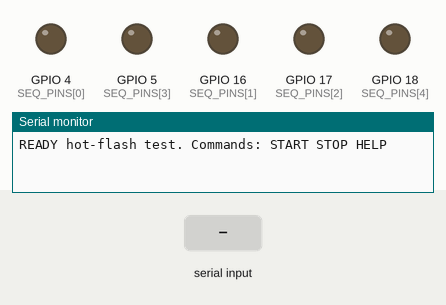
Bench run of a sketch on a simulated ESP32-S3. On the bench: output pins drawn as LEDs (lit = HIGH), the last lines printed to the serial monitor. The test bench sets the inputs (shaded band).

Above: at 1.2 s.
1.3 s: "START\n" received over Serial
At 1.7 s:
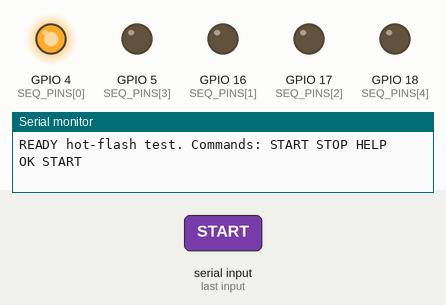
At 2.6 s:
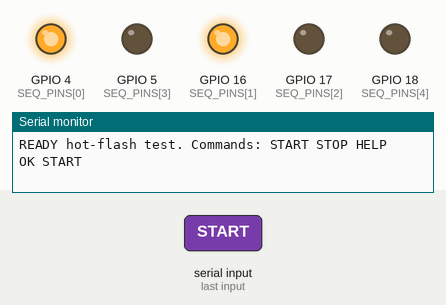
4.3 s: "STOP\n" received over Serial
At 5.2 s:
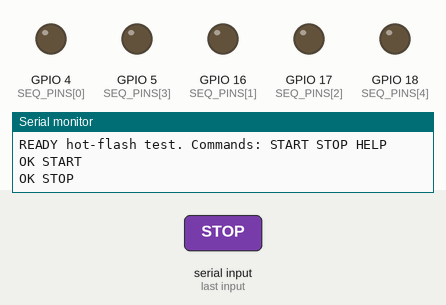
Timing chart, 0 to 7.3 s (numbered marks = the images above; inputs shaded):
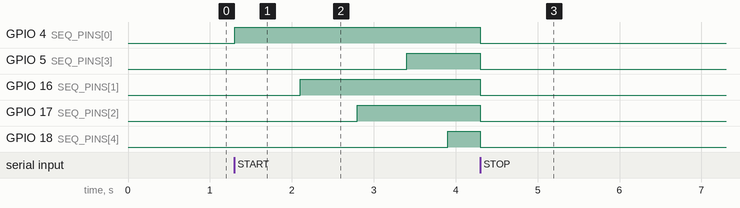

The sketch:

hotflash.ino
```cpp
// hotflash.ino
// ESP32 test task: USB serial commands, timed "hot flash" LED sequence,
// immediate STOP, and an automatic safety cutoff.
//
// PROTOCOL (plain text, one command per line, case-insensitive, 115200 baud)
//   START   start (or restart) the hot-flash sequence
//   STOP    stop the sequence immediately; LEDs off
//   HELP    list commands
//
// Messages sent by the ESP32:
//   READY ...           after boot
//   OK START / OK STOP  command accepted
//   DONE                sequence finished
//   CUTOFF ...          safety cutoff: no command for CUTOFF_MS, the channel is closed
//   ERR ...             unknown or malformed command
//
// SAFETY CUTOFF
//   The "channel" is the link to the PC. Every valid command keeps it open. If no
//   command arrives for CUTOFF_MS (10 s), the ESP32 closes the channel by itself:
//   it stops the sequence, switches all LEDs off and sends CUTOFF. This needs no
//   PC, so it also covers a closed client or a broken connection.
//
// WIRING: each LED pin -> 220 ohm resistor -> LED anode, LED cathode -> GND.
// Pins below suit a classic ESP32 DevKit. For ESP32-S3/C3 boards pick free
// GPIOs, and on native-USB boards enable "USB CDC On Boot" in the Arduino IDE.

const uint8_t SEQ_PINS[]  = {4, 16, 17, 5, 18};  // LED 0..4 = rising intensity
const uint8_t NUM_SEQ     = sizeof(SEQ_PINS);
const unsigned long CUTOFF_MS = 10000;

// ---- The hot-flash sequence -------------------------------------------------
// Each step: time (ms from start), LED index, on/off.
// Build-up: LEDs turn on with shrinking gaps (the flash accelerates).
// Then they turn off in reverse order with the same gaps mirrored (it eases off).
struct Step { uint16_t t; uint8_t led; bool on; };

const Step SEQUENCE[] = {
  // build-up
  {    0, 0, true  }, {  800, 1, true  }, { 1500, 2, true  },
  { 2100, 3, true  }, { 2600, 4, true  },
  // all on for a moment, then backwards
  { 3600, 4, false }, { 4100, 3, false }, { 4700, 2, false },
  { 5400, 1, false }, { 6200, 0, false },
};
const uint8_t  NUM_STEPS  = sizeof(SEQUENCE) / sizeof(SEQUENCE[0]);
const uint16_t SEQ_END_MS = 6700;

// ---- State --------------------------------------------------------------------
bool running = false;
bool channelOn = false;               // the link to the PC: open while commands keep arriving
uint8_t stepIdx = 0;
unsigned long seqStart = 0;
unsigned long lastCmd = 0;

char rxBuf[64];
uint8_t rxLen = 0;
bool rxOverflow = false;

// ---- Outputs ------------------------------------------------------------------
void allOff() {
  for (uint8_t i = 0; i < NUM_SEQ; i++) digitalWrite(SEQ_PINS[i], LOW);
}

void startSequence() {
  allOff();
  stepIdx = 0;
  seqStart = millis();
  running = true;
}

void stopSequence() {
  running = false;
  allOff();
}

// ---- Commands -----------------------------------------------------------------
void handleCommand(char *cmd) {
  for (char *p = cmd; *p; p++) *p = toupper(*p);
  bool valid = true;

  if (strcmp(cmd, "START") == 0) {
    bool wasRunning = running;
    startSequence();
    Serial.println(wasRunning ? "OK START (restarted)" : "OK START");
  } else if (strcmp(cmd, "STOP") == 0) {
    stopSequence();
    Serial.println("OK STOP");
  } else if (strcmp(cmd, "HELP") == 0) {
    Serial.println("COMMANDS: START STOP HELP");
  } else {
    valid = false;
    Serial.printf("ERR unknown command: %s\n", cmd);
  }

  if (valid) {                     // only real commands keep the channel open
    lastCmd = millis();
    channelOn = true;
  }
}

// Collects characters into a line without blocking.
// Accepts \n, \r or \r\n endings (phone terminal apps differ).
void readSerial() {
  while (Serial.available()) {
    char c = Serial.read();

    if (c == '\n' || c == '\r') {
      if (rxOverflow) {
        Serial.println("ERR line too long");
      } else {
        while (rxLen && rxBuf[rxLen - 1] == ' ') rxLen--;   // trim end
        rxBuf[rxLen] = '\0';
        if (rxLen) handleCommand(rxBuf);
      }
      rxLen = 0;
      rxOverflow = false;
    } else if (rxLen == 0 && c == ' ') {
      // skip leading spaces
    } else if (rxLen < sizeof(rxBuf) - 1) {
      rxBuf[rxLen++] = c;
    } else {
      rxOverflow = true;   // discard the rest of this line
    }
  }
}

// ---- Main -----------------------------------------------------------------------
void setup() {
  Serial.begin(115200);
  for (uint8_t i = 0; i < NUM_SEQ; i++) pinMode(SEQ_PINS[i], OUTPUT);
  allOff();                         // safe state at power-up
  Serial.println("READY hot-flash test. Commands: START STOP HELP");
}

void loop() {
  readSerial();                     // runs every pass, so STOP acts within ~1 ms
  unsigned long now = millis();

  if (running) {
    unsigned long elapsed = now - seqStart;

    // Apply every step whose time has come (no delay() anywhere)
    while (stepIdx < NUM_STEPS && elapsed >= SEQUENCE[stepIdx].t) {
      const Step &s = SEQUENCE[stepIdx];
      digitalWrite(SEQ_PINS[s.led], s.on ? HIGH : LOW);
      stepIdx++;
    }

    if (stepIdx >= NUM_STEPS && elapsed >= SEQ_END_MS) {
      running = false;
      Serial.println("DONE");
    }
  }

  if (channelOn && now - lastCmd > CUTOFF_MS) {
    channelOn = false;
    stopSequence();
    Serial.printf("CUTOFF no command for %lu ms\n", CUTOFF_MS);
  }
}
```

Measured:
- after the input at 1.3 s, GPIO 4 (SEQ_PINS[0]): LOW → HIGH at once; GPIO 5 (SEQ_PINS[3]): LOW → HIGH after 2.1 s; GPIO 16 (SEQ_PINS[1]): LOW → HIGH after 0.80 s; GPIO 17 (SEQ_PINS[2]): LOW → HIGH after 1.5 s; GPIO 18 (SEQ_PINS[4]): LOW → HIGH after 2.6 s
- after the input at 4.3 s, GPIO 4 (SEQ_PINS[0]): HIGH → LOW after 0.00 s instead of 3.2 s; GPIO 5 (SEQ_PINS[3]): HIGH → LOW after 0.00 s instead of 1.1 s; GPIO 16 (SEQ_PINS[1]): HIGH → LOW after 0.00 s instead of 2.4 s; GPIO 17 (SEQ_PINS[2]): HIGH → LOW after 0.00 s instead of 1.7 s; GPIO 18 (SEQ_PINS[4]): HIGH → LOW after 0.00 s instead of 0.60 s
